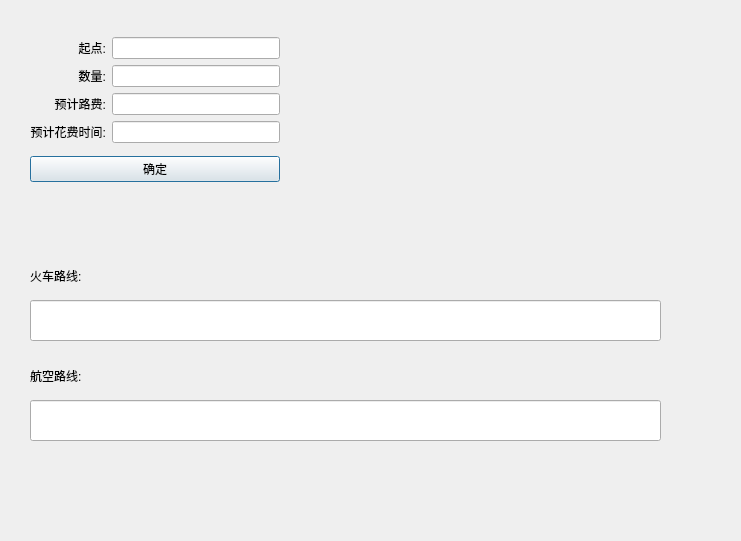
<?xml version="1.0" encoding="UTF-8"?>
<ui version="4.0">
 <class>T_F</class>
 <widget class="QDialog" name="T_F">
  <property name="geometry">
   <rect>
    <x>0</x>
    <y>0</y>
    <width>741</width>
    <height>541</height>
   </rect>
  </property>
  <property name="windowTitle">
   <string>Dialog</string>
  </property>
  <widget class="QLineEdit" name="train_way">
   <property name="geometry">
    <rect>
     <x>30</x>
     <y>300</y>
     <width>631</width>
     <height>41</height>
    </rect>
   </property>
   <property name="readOnly">
    <bool>true</bool>
   </property>
  </widget>
  <widget class="QLineEdit" name="fly_way">
   <property name="geometry">
    <rect>
     <x>30</x>
     <y>400</y>
     <width>631</width>
     <height>41</height>
    </rect>
   </property>
   <property name="readOnly">
    <bool>true</bool>
   </property>
  </widget>
  <widget class="QLabel" name="label_5">
   <property name="geometry">
    <rect>
     <x>30</x>
     <y>260</y>
     <width>91</width>
     <height>31</height>
    </rect>
   </property>
   <property name="text">
    <string>火车路线:</string>
   </property>
   <property name="alignment">
    <set>Qt::AlignLeading|Qt::AlignLeft|Qt::AlignVCenter</set>
   </property>
  </widget>
  <widget class="QLabel" name="label_6">
   <property name="geometry">
    <rect>
     <x>30</x>
     <y>360</y>
     <width>81</width>
     <height>31</height>
    </rect>
   </property>
   <property name="text">
    <string>航空路线:</string>
   </property>
   <property name="alignment">
    <set>Qt::AlignLeading|Qt::AlignLeft|Qt::AlignVCenter</set>
   </property>
  </widget>
  <widget class="QWidget" name="layoutWidget">
   <property name="geometry">
    <rect>
     <x>30</x>
     <y>30</y>
     <width>250</width>
     <height>161</height>
    </rect>
   </property>
   <layout class="QVBoxLayout" name="verticalLayout_3">
    <item>
     <layout class="QHBoxLayout" name="horizontalLayout">
      <item>
       <layout class="QVBoxLayout" name="verticalLayout">
        <item>
         <widget class="QLabel" name="label">
          <property name="text">
           <string>起点:</string>
          </property>
          <property name="alignment">
           <set>Qt::AlignRight|Qt::AlignTrailing|Qt::AlignVCenter</set>
          </property>
         </widget>
        </item>
        <item>
         <widget class="QLabel" name="label_2">
          <property name="text">
           <string>数量:</string>
          </property>
          <property name="alignment">
           <set>Qt::AlignRight|Qt::AlignTrailing|Qt::AlignVCenter</set>
          </property>
         </widget>
        </item>
        <item>
         <widget class="QLabel" name="label_3">
          <property name="text">
           <string>预计路费:</string>
          </property>
          <property name="alignment">
           <set>Qt::AlignRight|Qt::AlignTrailing|Qt::AlignVCenter</set>
          </property>
         </widget>
        </item>
        <item>
         <widget class="QLabel" name="label_4">
          <property name="text">
           <string>预计花费时间:</string>
          </property>
          <property name="alignment">
           <set>Qt::AlignRight|Qt::AlignTrailing|Qt::AlignVCenter</set>
          </property>
         </widget>
        </item>
       </layout>
      </item>
      <item>
       <layout class="QVBoxLayout" name="verticalLayout_2">
        <item>
         <widget class="QLineEdit" name="edit_begin"/>
        </item>
        <item>
         <widget class="QLineEdit" name="edit_end"/>
        </item>
        <item>
         <widget class="QLineEdit" name="edit_money"/>
        </item>
        <item>
         <widget class="QLineEdit" name="edit_time"/>
        </item>
       </layout>
      </item>
     </layout>
    </item>
    <item>
     <widget class="QPushButton" name="pushButton_tf">
      <property name="text">
       <string>确定</string>
      </property>
     </widget>
    </item>
   </layout>
  </widget>
 </widget>
 <resources/>
 <connections/>
</ui>
